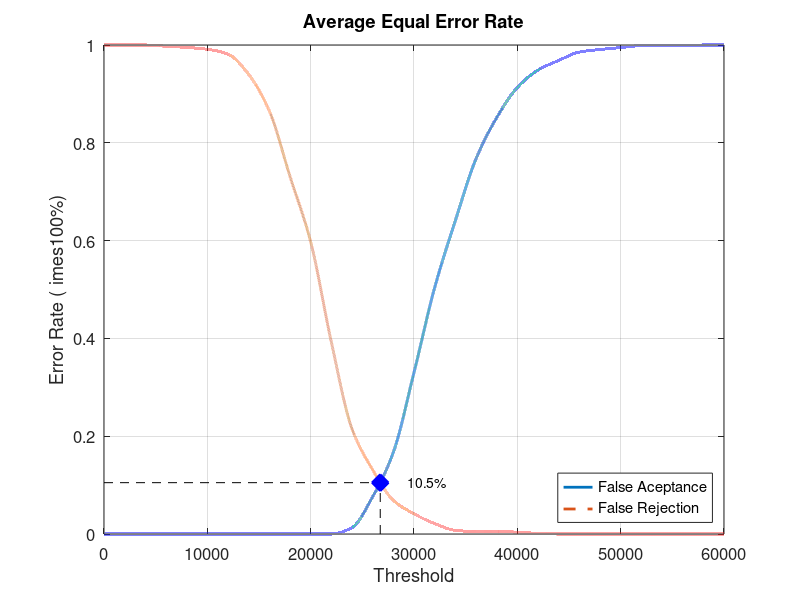
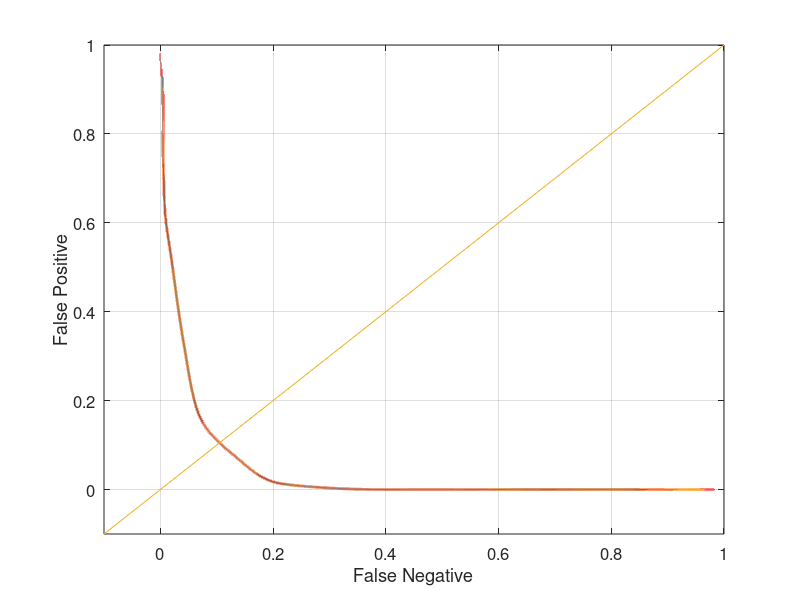

The MATLAB source for these figures, in order:
close all;
clear;
clc;
x = 0:2000:60000;
xq = 0:0.5:60000;

y0 = [0 0 0 0 0 0 0 0 0 0 0 0 0.0131579 0.0763158 0.167105 0.330263 0.503947 0.640789 0.767105 0.851316 0.913158 0.948684 0.968421 0.985526 0.990789 0.994737 0.998684 0.998684 0.998684 1 1]
yy0 = interp1(x, y0, xq, 'pchip');
y1 = [1 1 1 0.9975 0.995 0.99125 0.98125 0.94 0.865 0.73125 0.5975 0.3925 0.215 0.13125 0.06875 0.04125 0.02125 0.0075 0.005 0.005 0.00375 0.00125 0 0 0 0 0 0 0 0 0]
yy1 = interp1(x, y1, xq, 'pchip');

% Calculating EER: 
y2 = abs(y0 - y1);
find(y2 == min(y2))
yy2 = abs(yy0 - yy1);
xEER = find(yy2 == min(yy2));
xEERIndex = xq(xEER) % X-axis EER
yEER = yy0(xEER) % Y-axis EER

main = figure
plot(xq, yy0,'-','LineWidth', 2);	hold on
plot(xq, yy1,'--','LineWidth', 2);	hold on
plot([xEERIndex xEERIndex], [0 yEER], 'k--');	hold on
plot([0 xEERIndex], [yEER yEER], 'k--');	hold on
plot(xEERIndex, yEER, 'bx', 'LineWidth', 10);	hold on
text(xEERIndex + 10 * xEERIndex / 100, yEER, [num2str(round((10000 * yEER)) / 100) '%'])
legend('False Aceptance', 'False Rejection', 'Location', 'SouthEast')
xlabel('Threshold')
ylabel('Error Rate (	imes100%)')
title('Average Equal Error Rate')
set(gca, 'FontSize', 12)
axis([0 60000 0 1])
grid on

print(main, 'Experiment1AverageMain', '-dpng');
FNRxFPR = figure('Color', [1 1 1]);
plot(yy1, yy0, '-', yy1, yy0, 'LineWidth', 2);
hold on
y = -0.1:0.1:1
plot(y, y); 
set(gca, 'FontSize', 12)
xlabel('False Negative')
ylabel('False Positive')
axis([-0.1 1 -0.1 1])
set(gca, 'FontSize', 12)
grid on

print(FNRxFPR, 'Experiment1AverageFNRxFPR','-dpng');
